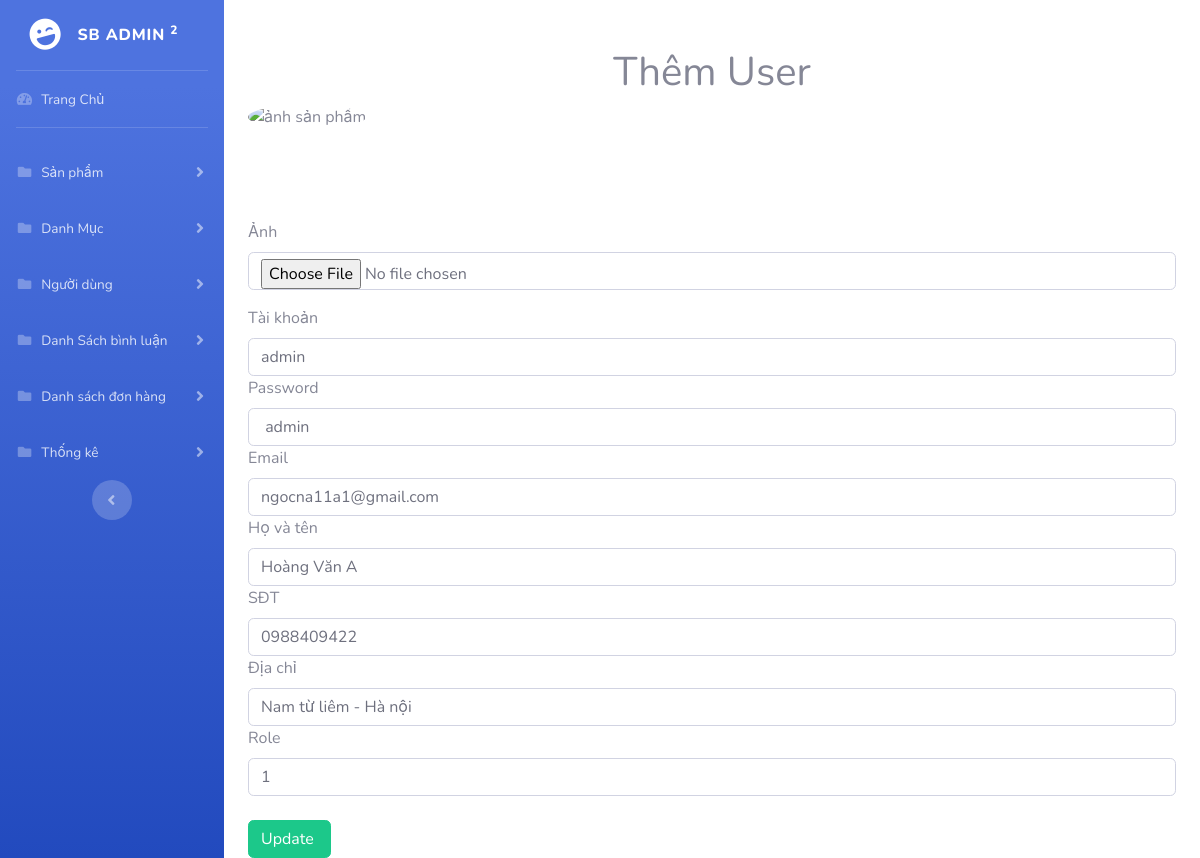
Page /controllers/admin/index_admin.php?act=detail_user&id_user=1 (signed in) on the committed database.
### tables this page shows
CREATE TABLE `users` (
  `id_user` int(11) NOT NULL,
  `username_user` varchar(255) NOT NULL,
  `password_user` varchar(255) NOT NULL,
  `fullname_user` varchar(255) NOT NULL,
  `phone_user` varchar(255) NOT NULL,
  `email_user` varchar(255) NOT NULL,
  `diachi_user` varchar(255) NOT NULL,
  `image_user` varchar(255) NOT NULL,
  `role` int(11) NOT NULL COMMENT '1 admin , 2 người dùng'
);

### models/connect.php (called while the page is built, shortened)
<?php
function pdo_get_connection()
{
    $servername = "localhost";
    $username = "root";
    $password = "";
    try {
        $conn = new PDO("mysql:host=$servername;dbname=duan1_nhom1", $username, $password);
        $conn->setAttribute(PDO::ATTR_ERRMODE, PDO::ERRMODE_EXCEPTION);
        return $conn;
    } catch (PDOException $e) {
        echo "Connection failed: " . $e->getMessage();
    }
}
function pdo_query_one($sql)
{
    $sql_args = array_slice(func_get_args(), 1);
    try {
        $conn = pdo_get_connection();
        $stmt = $conn->prepare($sql);
        $stmt->execute($sql_args);
        $row = $stmt->fetch(PDO::FETCH_ASSOC);
        return $row;
    } catch (PDOException $e) {
        throw $e;
    } finally {
        unset($conn);
    }
}

### models/user/taikhoan.php (called while the page is built, shortened)
<?php
function getOneUser($id_user){
    $sql = "SELECT * FROM users where id_user =" .$id_user ;
    $user_one = pdo_query_one($sql);
    return $user_one;
}
?>

### controllers/admin/user/detail_user.php (the view, shortened to what this page needs)
<div class="container">
    <h1 class="text-center mt-5">Thêm User</h1>
    <form action="index_admin.php?act=edit_user" method="post" enctype="multipart/form-data">
        <div style="height: 100px;" class="mb-3">
            <img style="border-radius: 50%;" class="mw-100 mh-100 " src="../../views/assets/img/avatar/<?= $one_user['image_user'] ?>" alt="ảnh sản phẩm">
        </div>
        <div class="mb-3">
            <label for="">Ảnh</label>
            <input name="image_user" value="" type="file" class="form-control" aria-label="file example">
        </div>
        <div>
            <label class="form-label " for="">Tài khoản</label>
            <input value="<?= $one_user['username_user'] ?>" class="form-control " type="text" name="username_user" id="">
        </div>
        <div>
            <label class="form-label " for="">Password</label>
            <input value=" <?= $one_user['password_user'] ?>" class="form-control " type="text" name="password_user" id="">
        </div>
        <div>
            <label class="form-label " for="">Email</label>
            <input value="<?= $one_user['email_user'] ?>" class="form-control " type="text" name="email_user" id="">
        </div>
        <div>
            <label class="form-label " for="">Họ và tên</label>
            <input value="<?= $one_user['fullname_user'] ?>" class="form-control " type="text" name="fullname_user" id="">
        </div>
        <div>
            <label class="form-label " for="">SĐT</label>
            <input value="<?= $one_user['phone_user'] ?>" class="form-control " type="text" name="phone_user" id="">
        </div>
        <div>
            <label class="form-label " for="">Địa chỉ</label>
            <input value="<?= $one_user['diachi_user'] ?>" class="form-control " type="text" name="diachi_user" id="">
        </div>
        <div>
            <label class="form-label " for="">Role</label>
            <input value="<?= $one_user['role'] ?>" class="form-control " type="text" name="role" id="">
        </div>
        <div class="mt-4">
            <input class="btn btn-success " type="submit" name="update" id="" value="Update ">
        </div>
    </form>
</div>

### rows in the picture
users: username_user "admin", password_user "admin", email_user "ngocna11a1@gmail.com", fullname_user "Hoàng Văn A", phone_user "0988409422", diachi_user "Nam từ liêm - Hà nội", role "1"
